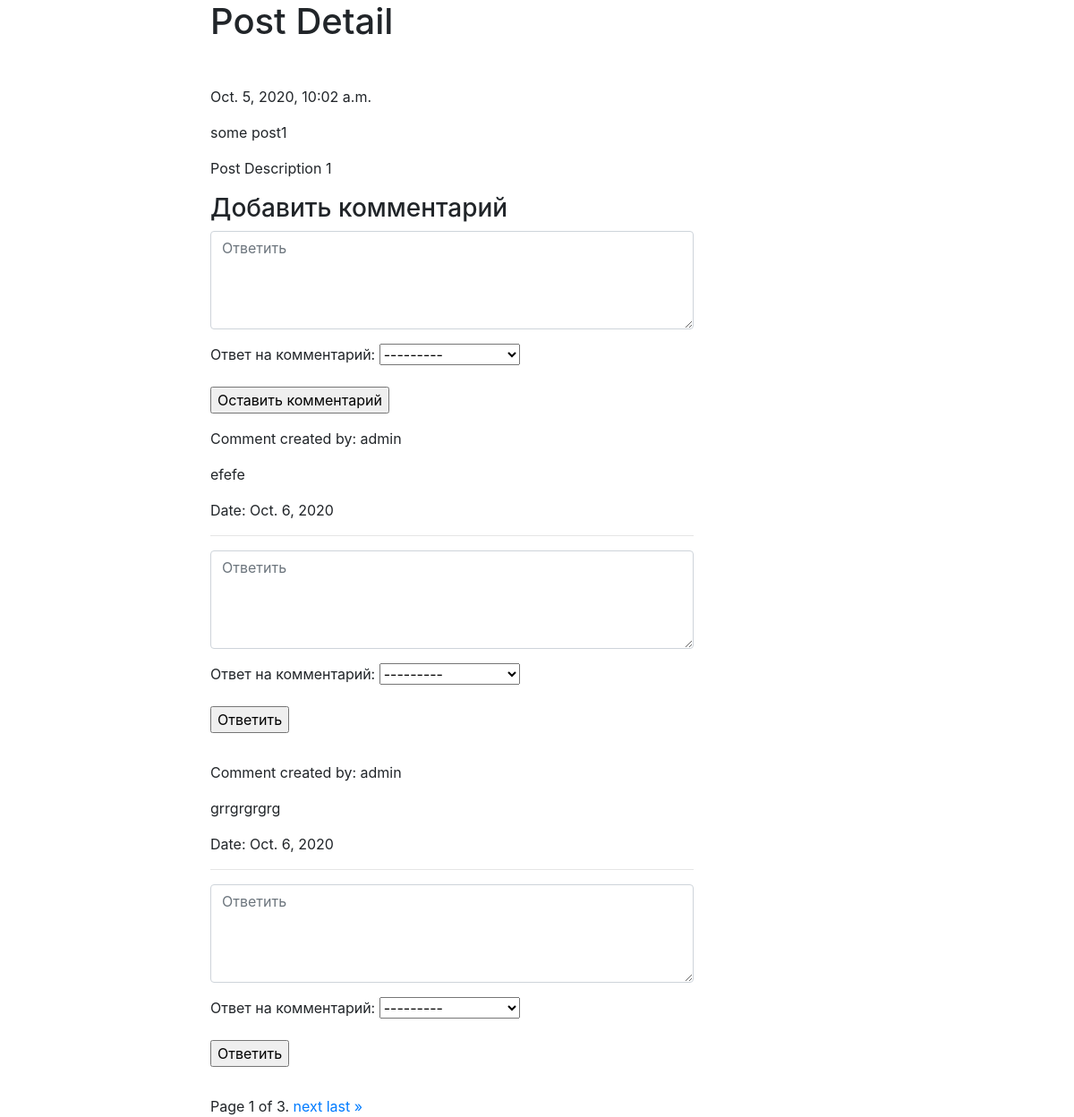
The page /posts/some-post/ on the database as committed earlier.
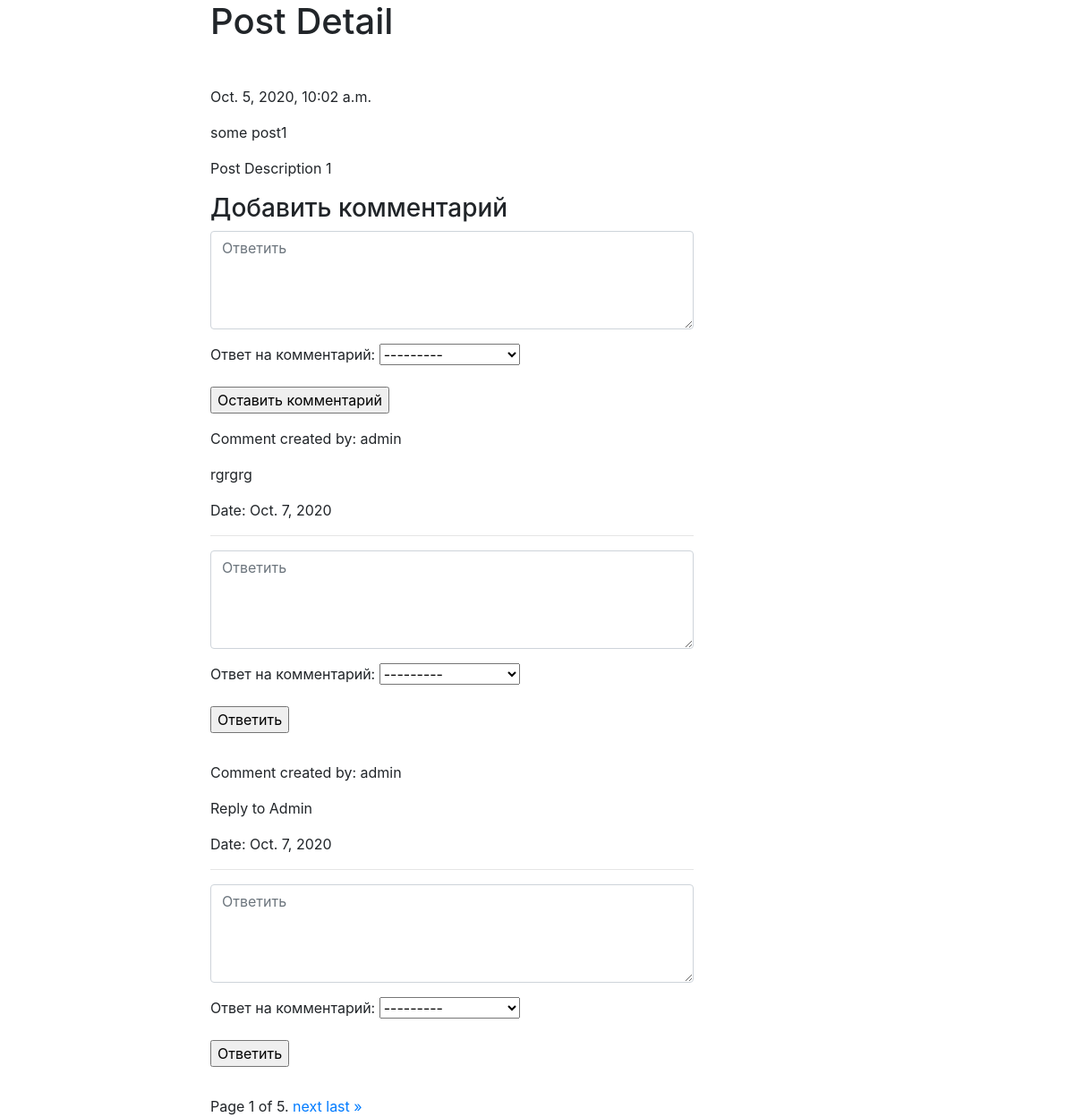
The same page on the database as committed later.
### comments/models.py (models this page shows)
class Comment(PolymorphicModel):
    user = models.ForeignKey(User,
                            on_delete=models.CASCADE,
                            related_name='user_post',
                            verbose_name='Пользователь')
    content = models.TextField(verbose_name='Контент')
    timestamp = models.DateTimeField(auto_now_add=True, verbose_name='Время создания')
    reply = models.ForeignKey('self',
                            null=True,
                            on_delete=models.PROTECT,
                            related_name='replies',
                            verbose_name='Ответ на комментарий')
    class Meta:
        ordering = ['-timestamp']
    def __str__(self):
        return f"{self.user}'s comment"

### posts/views.py (the view, shortened to what this page needs)
# urls.py: path('<slug:slug>/', PostDetail.as_view(), name='post-detail'),
class PostDetail(DetailView, FormView, MultipleObjectMixin):
    model = Post
    template_name = 'post_detail.html'
    form_class = CommentForm
    queryset = Post.objects.filter(date_pub__year__gte=2020)
    paginate_by = 2
    success_url = '/'
    prefix = None
    initial = {}
    def get_context_data(self, **kwargs):
        object_list = Comment.objects.all()
        context = super().get_context_data(object_list=object_list,**kwargs)
        context['form'] = self.form_class
        context['comments'] = Comment.objects.all()
        return context
    def get_initial(self):
        return self.initial.copy()
    def get_prefix(self):
        return self.prefix
    def get_form_kwargs(self):
        kwargs = {
            'initial': self.get_initial(),
            'prefix': self.get_prefix(),
        }
        if self.request.method in ('POST', 'PUT'):
            kwargs.update({
                'data': self.request.POST,
                'files': self.request.FILES,
                'user': self.request.user
            })
        return kwargs

### posts/models.py (called while the page is built)
    def __str__(self):
        return str(self.title)

### posts/templates/post_detail.html (shortened to what this page needs)
{% extends 'base.html' %}
            {% block content %}
            <h1 class="mb-5">Post Detail</h1>
                <p>{{ object.date_pub }}</p>
                <p>{{ object.title }}</p>
                <p>{{ object.body }}</p>
                <form method="post" action=".">
                    <h3>Добавить комментарий</h3>
                        {{ form.as_p }}
                    <p class='mt-3'><input type="submit" value='Оставить комментарий'></p>
                </form>
                {% for comment in object_list %}
                    <p>Comment created by: {{ comment.user }}</p>
                    <p>{{ comment.content }}</p>
                    <p>Date: {{ comment.timestamp|date }}</p>
                    <hr>
                    <div class="replied-comments container mt-2">
                        <div class="form-group row">
                            <form method="post" action=".">
                                    {{ form.as_p }}
                                <p class='mt-3'><input type="submit" value='Ответить'></p>
                            </form>
                        </div>
                    </div>
                {% endfor %}
                {% if is_paginated %}
                <div class="pagination">
                    <span class="step-links">
                        <span class="current">
                            Page {{ page_obj.number }} of {{ page_obj.paginator.num_pages }}.
                        </span>
                        {% if page_obj.has_next %}
                            <a href="?page={{ page_obj.next_page_number }}">next</a>
                            <a href="?page={{ page_obj.paginator.num_pages }}">last &raquo;</a>
                        {% endif %}
                    </span>
                </div>
                      {% endif %}
            {% endblock %}

Rows that differ between the two databases and show on the page:
no longer on this page (row unchanged): Comment: user "admin", content "efefe", timestamp "Oct. 6, 2020"
no longer on this page (row unchanged): Comment: user "admin", content "grrgrgrgrg", timestamp "Oct. 6, 2020"
added Comment: user "admin", content "rgrgrg", timestamp "Oct. 7, 2020"
added Comment: user "admin", content "Reply to Admin", timestamp "Oct. 7, 2020"
Other text that changed with them:
{{ page_obj.paginator.num_pages }}: "3" → "5"
